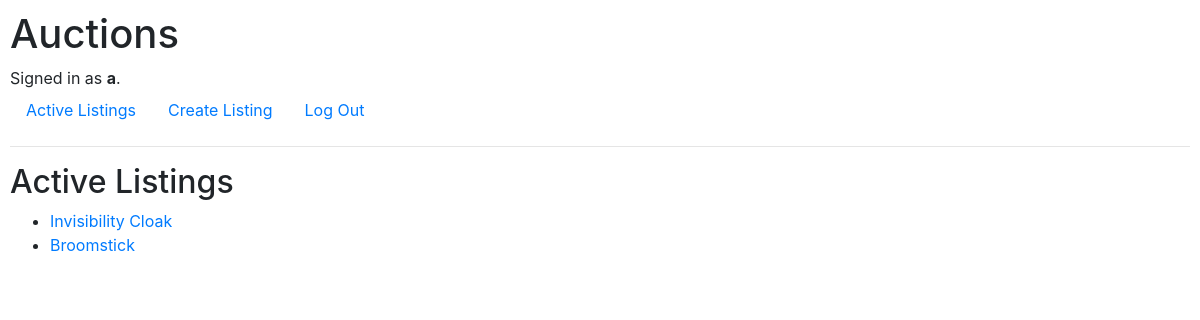
Screenshot of / (signed in) with the database file from the repository.
### auctions/models.py (models this page shows, shortened)
class User(AbstractUser):
    def __str__(self):
        return f"{self.username} - {self.email}"

class Listing(models.Model):
    item = models.CharField(max_length=64)
    price = models.FloatField()
    currency = models.CharField(max_length=3)
    image = models.ImageField(upload_to="uploads/images", blank=True)
    image_url = models.URLField(blank=True)
    description = models.CharField(max_length=256, blank=True)
    category = models.ForeignKey(Category, on_delete=models.CASCADE)
    created = models.DateTimeField(auto_now=True)
    created_by = models.ForeignKey(User, on_delete=models.CASCADE)

### auctions/views.py (the view)
# urls.py: path("", views.index, name="index"),
def index(request):
    return render(request, "auctions/index.html", {
        "listings": Listing.objects.all()
    })

### auctions/templates/auctions/index.html
{% extends "auctions/layout.html" %}
{% block body %}
    <h2>Active Listings</h2>
    <ul>
        {% for listing in listings %}
        <li><a href="listing/{{ listing.id }}">{{ listing.item }}</a></li>
        {% endfor %}
    </ul>
{% endblock %}

### auctions/templates/auctions/layout.html (shortened to what this page needs)
{% load static %}
<!DOCTYPE html>
<html lang="en">
    <head>
        <link rel="stylesheet" href="https://stackpath.bootstrapcdn.com/bootstrap/4.4.1/css/bootstrap.min.css">
        <link href="{% static 'auctions/styles.css' %}" rel="stylesheet">
    </head>
    <body>
        <h1>Auctions</h1>
        <div>
            {% if user.is_authenticated %}
                Signed in as <strong>{{ user.username }}</strong>.
            {% else %}
                Not signed in.
            {% endif %}
        </div>
        <ul class="nav">
            <li class="nav-item">
                <a class="nav-link" href="{% url 'index' %}">Active Listings</a>
            </li>
            <li class="nav-item">
                <a class="nav-link" href="{% url 'create_listing' %}">Create Listing</a>
            </li>
            {% if user.is_authenticated %}
                <li class="nav-item">
                    <a class="nav-link" href="{% url 'logout' %}">Log Out</a>
                </li>
            {% endif %}
        </ul>
        <hr>
        {% block body %}
        {% endblock %}
    </body>
</html>

### auctions/static/auctions/styles.css (style rules this page uses)
body { padding: 10px; }

### rows the page displays
User: username "a"
Listing: item "Invisibility Cloak"
Listing: item "Broomstick"
